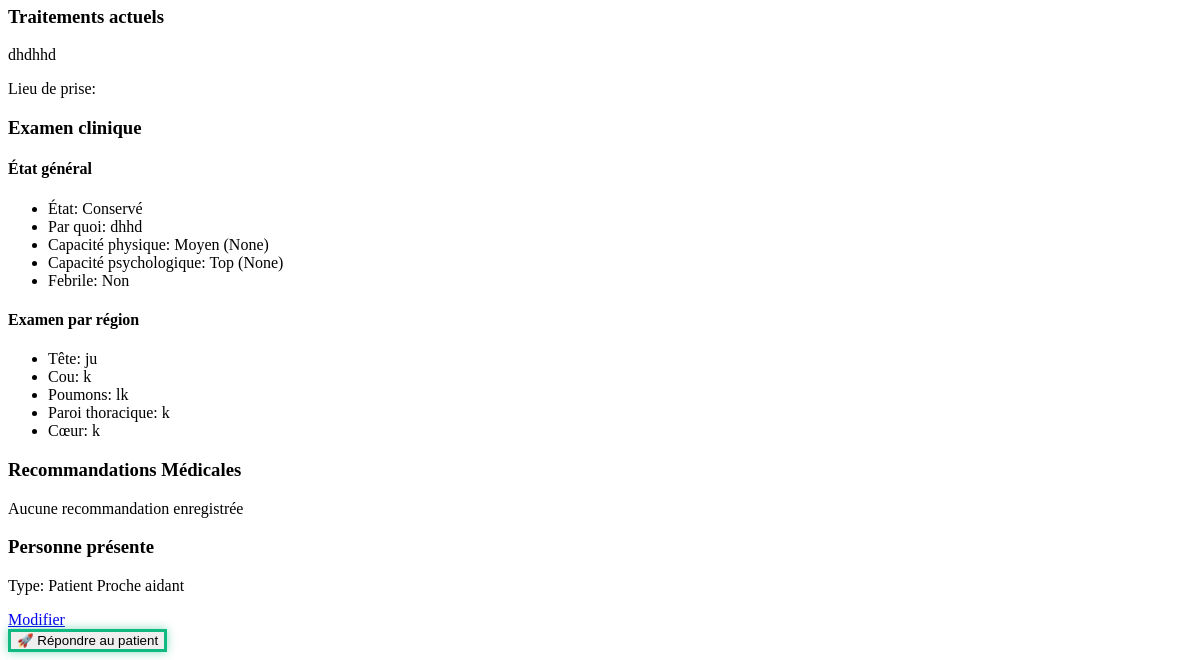
The app's page /consultation/patient/1/details/ (signed in, lower part), older data.
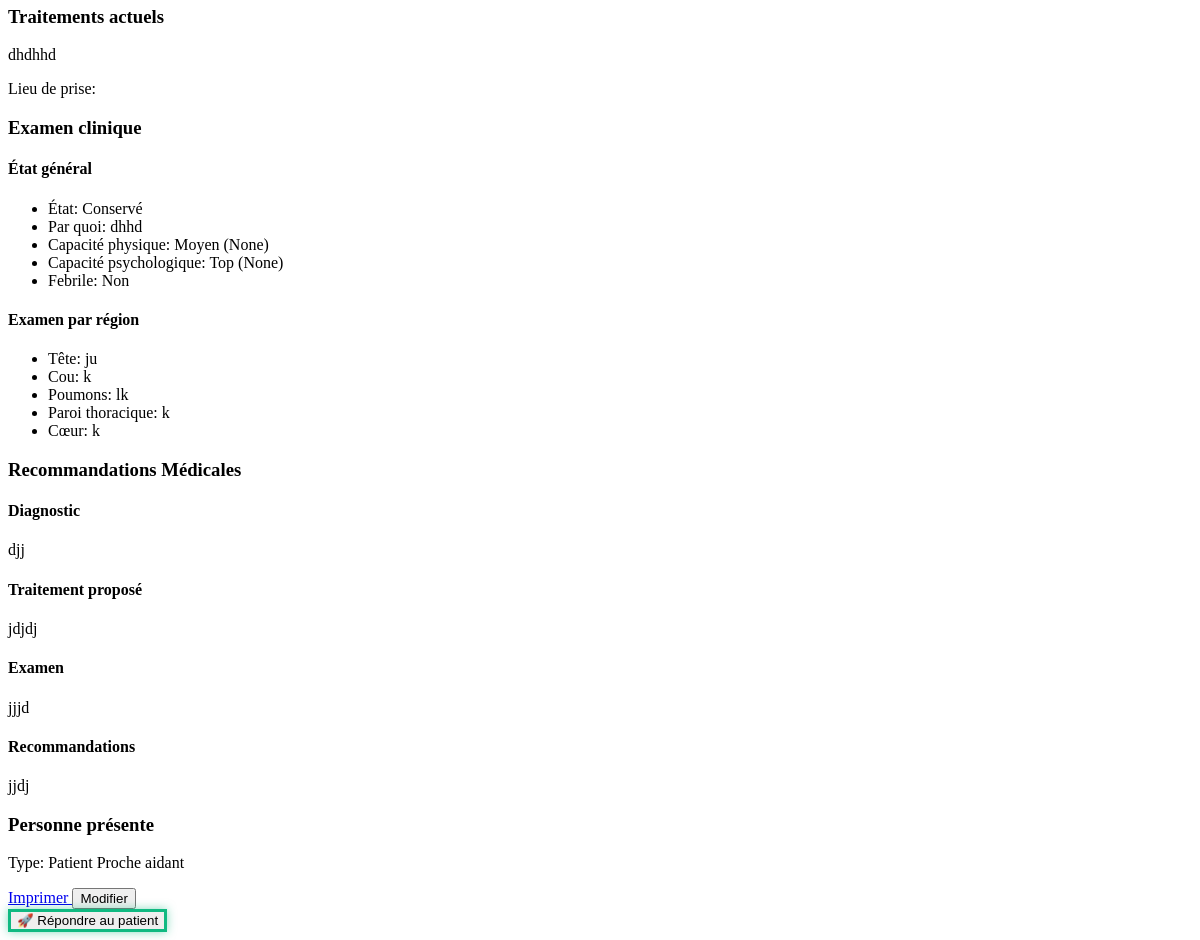
The same page, newer data.
### chat/models.py (models this page shows, shortened)
class FicheConsultation(models.Model):
    class EtatCivil(models.TextChoices):
        CELIBATAIRE = "Célibataire", "Célibataire"
        MARIE = "Marié(e)", "Marié(e)"
        DIVORCE = "Divorcé(e)", "Divorcé(e)"
        VEUF = "Veuf(ve)", "Veuf(ve)"
    nom_hopital = models.CharField(max_length=100, blank=True, null=True)
    nom = models.CharField(max_length=100)
    postnom = models.CharField(max_length=100)
    prenom = models.CharField(max_length=100)
    date_naissance = models.DateField()
    age = models.IntegerField()
    sexe = models.CharField(max_length=10, choices=[("M", "Masculin"), ("F", "Féminin")], null=True)
    telephone = models.CharField(max_length=30)
    etat_civil = models.CharField(max_length=30, choices=EtatCivil.choices, default=EtatCivil.CELIBATAIRE)
    occupation = models.CharField(max_length=100)
    avenue = models.CharField(max_length=100)
    quartier = models.CharField(max_length=100)
    commune = models.CharField(max_length=100)
    contact_nom = models.CharField(max_length=100)
    contact_telephone = models.CharField(max_length=30)
    contact_adresse = models.CharField(max_length=255)
    date_consultation = models.DateField(auto_now_add=True)
    heure_debut = models.TimeField(blank=True, null=True)
    heure_fin = models.TimeField(blank=True, null=True)
    numero_dossier = models.CharField(max_length=50, unique=True, blank=True)
    user = models.ForeignKey(CustomUser, on_delete=models.CASCADE, related_name="fiches", null=True, blank=True)
    temperature = models.FloatField(help_text="Température en °C", null=True, blank=True)
    spo2 = models.IntegerField(help_text="Saturation en oxygène (%)", null=True, blank=True)
    poids = models.FloatField(help_text="Poids en kg", null=True, blank=True)
    tension_arterielle = models.CharField(max_length=20, help_text="Ex: 120/80", null=True, blank=True)
    pouls = models.IntegerField(help_text="Pouls (battements/minute)", null=True, blank=True)
    frequence_respiratoire = models.IntegerField(help_text="FR (mouvements/minute)", null=True, blank=True)
    patient = models.BooleanField(default=True, help_text="Le patient est-il présent ?")
    proche = models.BooleanField(default=False, help_text="Un proche est-il présent ?")
    soignant = models.BooleanField(default=False, help_text="Un soignant est-il présent ?")
    medecin = models.BooleanField(default=False, help_text="Un médecin est-il présent ?")
    autre = models.BooleanField(default=False, help_text="Un autre intervenant est-il présent ?")
    proche_lien = models.CharField(max_length=100, blank=True, null=True)
    soignant_role = models.CharField(max_length=100, blank=True, null=True)
    autre_precisions = models.CharField(max_length=100, blank=True, null=True)
    motif_consultation = models.TextField(blank=True, null=True)
    histoire_maladie = models.TextField(blank=True, null=True)
    maison_medicaments = models.BooleanField(default=False, help_text="Des médicaments sont-ils pris à la maison ?")
    pharmacie_medicaments = models.BooleanField(
        default=False, help_text="Des médicaments sont-ils pris à la pharmacie ?"
    )
    centre_sante_medicaments = models.BooleanField(
        default=False, help_text="Des médicaments sont-ils pris au centre de santé ?"
    )
    hopital_medicaments = models.BooleanField(default=False, help_text="Des médicaments sont-ils pris à l'hôpital ?")
    medicaments_non_pris = models.BooleanField(default=False, help_text="Des médicaments n'ont-ils pas été pris ?")
    details_medicaments = models.TextField(blank=True, null=True)
    cephalees = models.BooleanField(default=False, blank=True, null=True, help_text="Le patient a-t-il des céphalées ?")
    vertiges = models.BooleanField(default=False, blank=True, null=True, help_text="Le patient a-t-il des vertiges ?")
    palpitations = models.BooleanField(
        default=False, blank=True, null=True, help_text="Le patient a-t-il des palpitations ?"
    )
    troubles_visuels = models.BooleanField(
        default=False, blank=True, null=True, help_text="Le patient a-t-il des troubles visuels ?"
    )
    nycturie = models.BooleanField(default=False, blank=True, null=True, help_text="Le patient a-t-il des nycturies ?")
    hypertendu = models.BooleanField(default=False)
    diabetique = models.BooleanField(default=False)
    epileptique = models.BooleanField(default=False)
    trouble_comportement = models.BooleanField(default=False)
    gastritique = models.BooleanField(default=False)
    class Frequence(models.TextChoices):
        NON = "non", "Non"
        RAREMENT = "rarement", "Rarement"
        SOUVENT = "souvent", "Souvent"
        TRES_SOUVENT = "tres_souvent", "Très souvent"
    tabac = models.CharField(max_length=20, choices=Frequence.choices, default=Frequence.NON)
    alcool = models.CharField(max_length=20, choices=Frequence.choices, default=Frequence.NON)
    activite_physique = models.CharField(max_length=20, choices=Frequence.choices, default=Frequence.RAREMENT)
    activite_physique_detail = models.TextField(blank=True, null=True)
    alimentation_habituelle = models.TextField(blank=True, null=True)
    allergie_medicamenteuse = models.BooleanField(default=False)
    medicament_allergique = models.CharField(max_length=255, blank=True, null=True)
    familial_drepanocytaire = models.BooleanField(default=False)
    familial_diabetique = models.BooleanField(default=False)
    familial_obese = models.BooleanField(default=False)
    familial_hypertendu = models.BooleanField(default=False)
    familial_trouble_comportement = models.BooleanField(default=False)
    lien_pere = models.BooleanField(default=False)
    lien_mere = models.BooleanField(default=False)
    lien_frere = models.BooleanField(default=False)
    lien_soeur = models.BooleanField(default=False)
    class OuiNonInconnu(models.TextChoices):
        OUI = "oui", "Oui"
        NON = "non", "Non"
        INCONNU = "inconnu", "Je ne sais pas"
    evenement_traumatique = models.CharField(max_length=10, choices=OuiNonInconnu.choices, default=OuiNonInconnu.NON)
    trauma_divorce = models.BooleanField(default=False)
    trauma_perte_parent = models.BooleanField(default=False)
    trauma_deces_epoux = models.BooleanField(default=False)
    trauma_deces_enfant = models.BooleanField(default=False)
    etat_general = models.TextField(max_length=255, blank=True, null=True)
    autres_antecedents = models.TextField(max_length=255, blank=True, null=True)
    class Etat(models.TextChoices):
        CONSERVE = "Conservé", "Conservé"
        ALTERE = "Altéré", "Altéré"
    etat = models.CharField(max_length=20, choices=Etat.choices)
    par_quoi = models.TextField(max_length=255, blank=True, null=True)
    class Capacite(models.TextChoices):
        TOP = "Top", "Top"
        MOYEN = "Moyen", "Moyen"
        BAS = "Bas", "Bas"
    capacite_physique = models.CharField(max_length=20, choices=Capacite.choices)
    capacite_physique_score = models.CharField(max_length=10, blank=True, null=True)
    capacite_psychologique = models.CharField(max_length=20, choices=Capacite.choices)
    capacite_psychologique_score = models.CharField(max_length=10, blank=True, null=True)
    class OuiNon(models.TextChoices):
        OUI = "Oui", "Oui"
        NON = "Non", "Non"
    class ColorationBulbaire(models.TextChoices):
        NORMALE = "normale", "Normale"
        JAUNATRE = "jaunatre", "Jaunâtre"
        ROUGEATRE = "rougeatre", "Rougeâtre"
    class ColorationPalpebrale(models.TextChoices):
        NORMALE = "normale", "Normale"
        PALE = "pale", "Pâle"
    febrile = models.CharField(max_length=10, choices=OuiNon.choices)
    coloration_bulbaire = models.CharField(
        max_length=20, choices=ColorationBulbaire.choices, default=ColorationBulbaire.NORMALE
    )
    coloration_palpebrale = models.CharField(
        max_length=20, choices=ColorationPalpebrale.choices, default=ColorationPalpebrale.NORMALE
    )
    class Tegument(models.TextChoices):
        NORMAL = "Normal", "Normal"
        ANORMAL = "Anormal", "Anormal"
    tegument = models.CharField(max_length=20, choices=Tegument.choices)
    tete = models.TextField(blank=True, null=True)
    cou = models.TextField(blank=True, null=True)
    paroi_thoracique = models.TextField(blank=True, null=True)
    poumons = models.TextField(blank=True, null=True)
    coeur = models.TextField(blank=True, null=True)
    epigastre_hypochondres = models.TextField(blank=True, null=True)
    peri_ombilical_flancs = models.TextField(blank=True, null=True)
    hypogastre_fosses_iliaques = models.TextField(blank=True, null=True)
    membres = models.TextField(blank=True, null=True)
    colonne_bassin = models.TextField(blank=True, null=True)
    examen_gynecologique = models.TextField(blank=True, null=True)
    preoccupations = models.TextField(blank=True, null=True)
    comprehension = models.TextField(blank=True, null=True)
    attentes = models.TextField(blank=True, null=True)
    engagement = models.TextField(blank=True, null=True)
    hypothese_patient_medecin = models.TextField(
        blank=True, null=True, help_text="À quoi pensez-vous ? Hypothèse diagnostique du patient ou médecin"
    )
    analyses_proposees = models.TextField(blank=True, null=True, help_text="Analyses paracliniques que vous proposez")
    is_patient_distance = models.BooleanField(default=False)
    status = models.CharField(max_length=20, choices=STATUS_CHOICES, default=STATUS_EN_ANALYSE)
    commentaire_rejet = models.TextField(blank=True, null=True, help_text="Motif détaillé en cas de rejet")
    diagnostic = models.TextField(blank=True, null=True)
    traitement = models.TextField(blank=True, null=True)
    examen_complementaire = models.TextField(blank=True, null=True)
    recommandations = models.TextField(blank=True, null=True)
    medecin_validateur = models.ForeignKey(
        CustomUser, on_delete=models.SET_NULL, null=True, blank=True, related_name="consultations_validees"
    )
    assigned_medecin = models.ForeignKey(
        CustomUser,
        on_delete=models.SET_NULL,
        null=True,
        blank=True,
        related_name="consultations_assignees",
        help_text="Médecin assigné pour le suivi de la consultation",
    )
    date_validation = models.DateTimeField(null=True, blank=True)
    created_at = models.DateTimeField(auto_now_add=True)
    diagnostic_ia = models.TextField(blank=True, null=True)
    signature_medecin = models.FileField(
        upload_to="signatures/", blank=True, null=True, help_text="Signature du médecin pour valider la consultation"
    )
    class Meta:
        verbose_name = "Fiche de Consultation"
        verbose_name_plural = "Fiches de Consultation"
        ordering = ["-date_consultation"]

### chat/views.py (the view)
class FicheConsultationDetailView(LoginRequiredMixin, View):
    def get(self, request, fiche_id):
        fiche = get_object_or_404(FicheConsultation, id=fiche_id)
        context = {
            "consultation": fiche,
        }
        return render(request, "chat/fiche_detail.html", context)

### chat/templates/chat/fiche_detail.html (shortened to what the changed rows need)
<div class="container mx-auto" id="fiche-a-imprimer">
    <div id="consultation-details" class="bg-white rounded-lg shadow-md p-6">
        <div class="grid grid-cols-1 md:grid-cols-2 gap-6 mb-6">
            <div>
                <div class="bg-gray-50 p-4 rounded-lg">
                    {% if consultation.details_medicaments %}
                        <p>{{ consultation.details_medicaments }}</p>
                    {% else %}
                        <p>{{ consultation.medications|default:"Aucun traitement actuel" }}</p>
                    {% endif %}
                    <p class="mt-1"><span class="font-medium">Lieu de prise:</span> {{ consultation.get_lieu_medicaments_display }}</p>
                </div>
            </div>
        </div>
        <div class="mb-6">
            <div class="bg-gray-50 p-4 rounded-lg grid grid-cols-1 md:grid-cols-2 gap-6">
                <div>
                    <ul class="space-y-1">
                        <li><span class="font-medium">État:</span> {{ consultation.etat }}</li>
                        {% if consultation.par_quoi %}<li><span class="font-medium">Par quoi:</span> {{ consultation.par_quoi }}</li>{% endif %}
                        <li><span class="font-medium">Capacité physique:</span> {{ consultation.capacite_physique }} ({{ consultation.capacite_physique_score }})</li>
                        <li><span class="font-medium">Capacité psychologique:</span> {{ consultation.capacite_psychologique }} ({{ consultation.capacite_psychologique_score }})</li>
                        <li><span class="font-medium">Febrile:</span> {{ consultation.febrile }}</li>
                    </ul>
                </div>
                <div>
                    <ul class="space-y-1">
                        {% if consultation.tete %}<li><span class="font-medium">Tête:</span> {{ consultation.tete }}</li>{% endif %}
                        {% if consultation.cou %}<li><span class="font-medium">Cou:</span> {{ consultation.cou }}</li>{% endif %}
                        {% if consultation.poumons %}<li><span class="font-medium">Poumons:</span> {{ consultation.poumons }}</li>{% endif %}
                        {% if consultation.paroi_thoracique %}<li><span class="font-medium">Paroi thoracique:</span> {{ consultation.paroi_thoracique }}</li>{% endif %}
                        {% if consultation.coeur %}<li><span class="font-medium">Cœur:</span> {{ consultation.coeur }}</li>{% endif %}
                    </ul>
                </div>
            </div>
        </div>
        <div class="grid grid-cols-1 md:grid-cols-2 gap-6 mb-6">
            <div>
                <div class="bg-gray-50 p-4 rounded-lg">
                    {% if consultation.diagnostic %}
                        <h4 class="text-sm font-medium text-gray-700 mb-1">Diagnostic</h4>
                        <p class="mb-3">{{ consultation.diagnostic }}</p>
                    {% endif %}
                    {% if consultation.traitement %}
                        <h4 class="text-sm font-medium text-gray-700 mb-1">Traitement proposé</h4>
                        <p>{{ consultation.traitement }}</p>
                    {% endif %}
                    {% if consultation.examen_complementaire %}
                        <h4 class="text-sm font-medium text-gray-700 mb-1">Examen</h4>
                        <p>{{ consultation.examen_complementaire }}</p>
                    {% endif %}
                    {% if consultation.recommandations %}
                        <h4 class="text-sm font-medium text-gray-700 mb-1">Recommandations</h4>
                        <p>{{ consultation.recommandations }}</p>
                    {% endif %}
                    {% if not consultation.diagnostic and not consultation.traitement and not consultation.examen_complementaire and not consultation.recommandations %}
                        <p class="text-gray-500">Aucune recommandation enregistrée</p>
                    {% endif %}
                </div>
            </div>
        </div>
        <div class="flex justify-between items-center pt-4 border-t border-gray-200">
            <div class="flex space-x-3">
                 {% if consultation.status == "en_analyse" %}
                    <a href="{% url 'fiche_consultation_update' consultation.id %}" class="px-4 py-2 bg-blue-600 text-white rounded-lg hover:bg-blue-700">
                         Modifier
                    </a>
                {% else %}
                    <a href="{% url 'consultation_print' consultation.id %}" class="px-4 py-2 text-blue-700 bg-blue-100 rounded-lg hover:bg-blue-200 transition">
                         Imprimer
                    </a>
                    <button type="button"
                            class="px-4 py-2 bg-blue-600 text-white rounded-lg hover:bg-blue-700"
                            onclick="document.getElementById('status-modal').classList.remove('hidden');">
                         Modifier
                    </button>
                {% endif %}
            </div>
        </div>
    </div>
</div>

Row changes from the older to the newer data that the page shows:
changed FicheConsultation "dhdhhd": diagnostic (not shown) → "djj"; traitement (not shown) → "jdjdj"; examen_complementaire (not shown) → "jjjd"; recommandations (not shown) → "jjdj"; status "en_analyse" → "valide_medecin" (drawn)
Text that changed along with them:
text no longer shown: "Aucune recommandation enregistrée"
text now shown: "Diagnostic Traitement proposé Examen Recommandations Imprimer"
